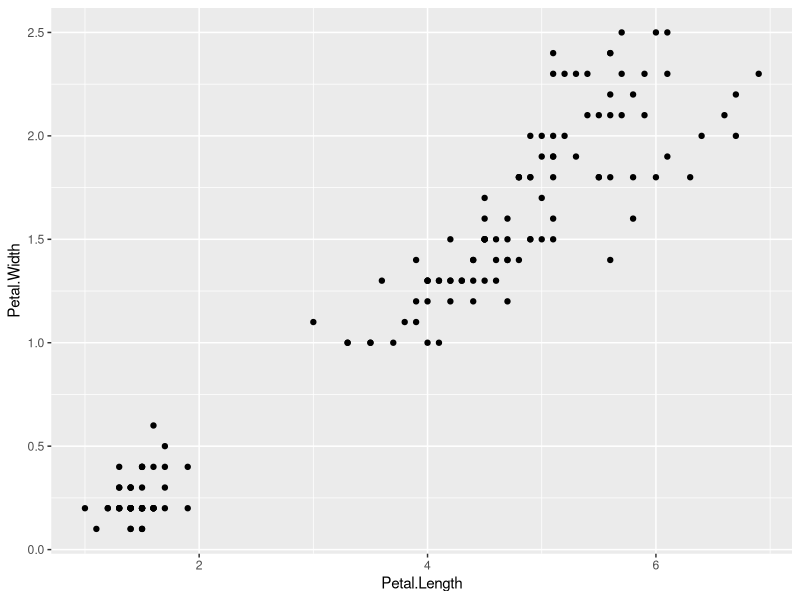
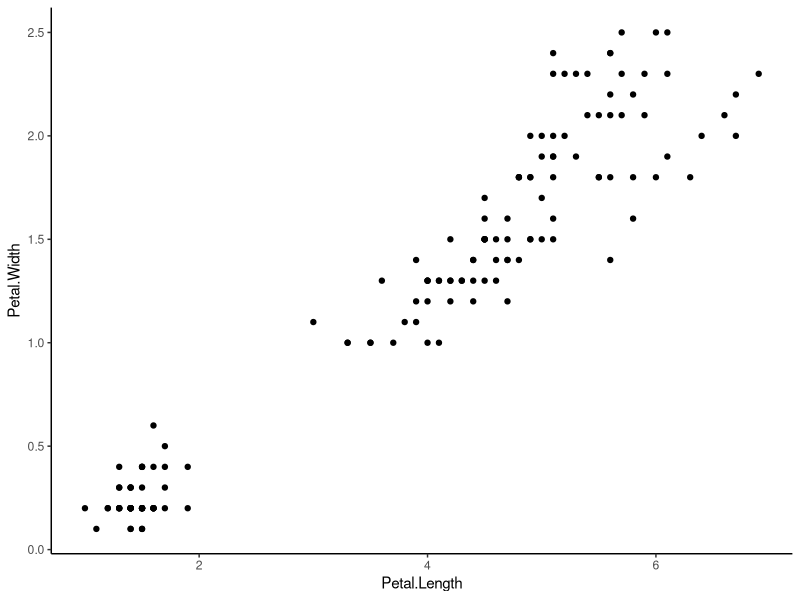

Recreate these plots in R, in order. (Note: this script raises an error after producing the figures.)
## ---- chunk 1
library(knitr)
options(repos="http://cran.rstudio.com/")
pkgs <- c("dplyr","ggplot2")
x<-lapply(pkgs, library, character.only = TRUE)
opts_chunk$set(tidy=T, root.dir = ".")
## ---- chunk 2
petal_l_w <- ggplot(iris, aes(x=Petal.Length, y=Petal.Width)) +
  geom_point()
petal_l_w
## ---- chunk 3
petal_l_w <- petal_l_w + 
  theme_classic()
petal_l_w
## ---- chunk 4
library(dplyr) # For some basic data massaging
library(tidyr) # Also for some basic data massaging
library(ggplot2) # For the plots
## ---- chunk 5
nla12_bar_mean <- nla12 %>%
  group_by(FW_ECO9) %>%
  summarize(nitrogen = mean(log1p(NTL_RESULT)),
            phosphorus = mean(log1p(PTL_RESULT))) %>%
  gather("variable", "mean", 2:3)

nla12_bar_se <- nla12 %>%
  group_by(FW_ECO9) %>%
  summarize(nitrogen = sd(log1p(NTL_RESULT))/sqrt(length(NTL_RESULT)),
            phosphorus = sd(log1p(PTL_RESULT))/sqrt(length(PTL_RESULT))) %>%
  gather("variable", "std_error", 2:3)

nla12_bar_data <- full_join(nla12_bar_mean, nla12_bar_se)
nla12_bar_data
## ---- chunk 6
nla12_bar <- ggplot(nla12_bar_data,aes(x = FW_ECO9, y = mean, fill = variable)) +
  geom_bar(stat = "identity", position = position_dodge()) +
  geom_errorbar(aes(ymin=mean-std_error, ymax=mean+std_error),
                  width=.2,                    # Width of the error bars
                  position=position_dodge(.9))

nla12_bar
## ---- chunk 7
library(forcats)
# First create a character vector of levels in the proper order
eco9_ord <- nla12_bar_data %>%
  filter(variable == "phosphorus") %>%
  arrange(desc(mean)) %>%
  .$FW_ECO9

nla12_bar_data <- nla12_bar_data %>%
  mutate(desc_ecoregion = fct_relevel(FW_ECO9,eco9_ord))
## ---- chunk 8
nla12_bar <- ggplot(nla12_bar_data,aes(x = desc_ecoregion, y = mean, fill = variable)) +
  geom_bar(stat = "identity", position = position_dodge()) +
  geom_errorbar(aes(ymin=mean-std_error, ymax=mean+std_error),
                  width=.2,                    # Width of the error bars
                  position=position_dodge(.9))

nla12_bar
## ---- chunk 9
nla12_bar <- ggplot(nla12_bar_data,aes(x = desc_ecoregion, y = mean, fill = fct_relevel(variable,"phosphorus" ,"nitrogen")))+
  geom_bar(stat = "identity", position = position_dodge()) +
  geom_errorbar(aes(ymin=mean-std_error, ymax=mean+std_error),
                  width=.2,                    # Width of the error bars
                  position=position_dodge(.9))

nla12_bar
## ---- chunk 10
library(viridis)
nla12_bar <- nla12_bar +
  scale_fill_viridis(discrete=TRUE)

nla12_bar
## ---- chunk 11
nla12_bar <- nla12_bar +
  guides(fill = guide_legend(title = "Nutrients"))

nla12_bar
## ---- chunk 12
nla12_bar <- nla12_bar +
   labs(x = "Mean Concentration", y = "Ecoregions")+
   theme(text = element_text(family="serif"),
         panel.background = element_blank(), panel.grid = element_blank(), 
         panel.border = element_rect(fill = NA), 
         plot.title  = element_text(family="sans",size=12,face="bold",vjust=1.1),
         legend.position = c(0.85,0.85), legend.key = element_rect(fill = 'white'),
         legend.text = element_text(family="sans",size=15), 
         legend.title = element_text(family="sans",size=11),
         axis.title.x = element_text(family="sans",vjust = -0.5, size = 12),
         axis.title.y = element_text(family="sans",vjust = 1.5, size = 12),
         axis.text.x = element_text(family="sans",size = 11),
         axis.text.y = element_text(family="sans",size = 11))
nla12_bar
## ---- chunk 13
nla12_bar + 
  theme_bw()

nla12_bar +
  theme_classic()

nla12_bar +
  theme_minimal()
## ---- chunk 14
library(readxl)
core <- readxl::read_excel("profile.xlsx",skip = 1)
core
## ---- chunk 15
ggprofile <- ggplot(core,aes(x = Pb, y = TOP)) +
  geom_point(color = "#5b9bd5") +
  geom_path(color = "#5b9bd5")
ggprofile
## ---- chunk 16
x_brks <- seq(0, 100, by = 25)
x_minor_brks <- seq(0, 100, by = 5)
ggprofile <- ggprofile +
  scale_x_continuous(position = "top", 
                     breaks = x_brks,
                     minor_breaks = x_minor_brks,
                     limits = c(0,100),
                     expand = c(0, 0))
ggprofile
## ---- chunk 17
y_brks <- seq(0, 25, by = 5)
y_minor_brks <- seq(0, 25)
ggprofile <- ggprofile +
  scale_y_continuous(trans = "reverse",
                     breaks = y_brks,
                     minor_breaks = y_minor_brks,
                     limits = c(25, 0), #it's in reverse order
                     expand = c(0, 0)) 
ggprofile
## ---- chunk 18
ggprofile <- ggprofile + 
  labs(x = "ug Pb/g dry sediment",
       y = "Depth (cm)") +
  annotate("text", x = 10, y = 2.5, label = "GB", fontface = "bold", size = 9) +
  theme(text = element_text(family="Calibri"),
        panel.background = element_blank(), 
        panel.grid = element_blank(),
        axis.line = element_line(size = 0.75),
        axis.ticks = element_line(size = 0.75),
        axis.ticks.length = unit(0.05, "in"),
        axis.text = element_text(face = "bold"))
ggprofile
## ---- chunk 19
x_brks <- seq(0, 100, by = 5)
x_tick_labels <- x_brks
x_tick_labels[0 != x_tick_labels %% 25] <- ""
y_brks <- 25:0
y_tick_labels <- y_brks
y_tick_labels[0 != y_tick_labels %% 5] <- ""
ggprofile <- ggplot(core,aes(x = Pb, y = TOP)) +
  geom_point(color = "#5b9bd5") +
  geom_path(color = "#5b9bd5") +
  scale_x_continuous(position = "top", 
                     limits = c(0,100),
                     expand = c(0, 0), 
                     breaks = x_brks,
                     labels = x_tick_labels) +
  scale_y_continuous(trans = "reverse",
                     limits = c(25, 0),
                     expand = c(0, 0),
                     breaks = y_brks,
                     labels = y_tick_labels) +
  labs(x = expression(paste(mu,"g Pb/g dry sediment", sep="")),
       y = "Depth (cm)") + 
  annotate("text", x = 10, y = 2.5, label = "GB", fontface = "bold", size = 9) +
  theme(text = element_text(family="Calibri"),
        panel.background = element_blank(), 
        panel.grid = element_blank(),
        axis.line = element_line(size = 0.75),
        axis.ticks = element_line(size = 0.75),
        axis.ticks.length = unit(0.05, "in"), 
        axis.text = element_text(face = "bold"),
        axis.title = element_text(face = "bold", size = 12))
ggprofile
## ---- chunk 20
new_core <- core
new_core$STATION <- "NEW"
core <- rbind(core, new_core)
## ---- chunk 21
prof_plot <- function(df, label){
  x_brks <- seq(0, 100, by = 5)
x_tick_labels <- x_brks
x_tick_labels[0 != x_tick_labels %% 25] <- ""
y_brks <- 25:0
y_tick_labels <- y_brks
y_tick_labels[0 != y_tick_labels %% 5] <- ""
ggprofile <- ggplot(df,aes(x = Pb, y = TOP)) +
  geom_point(color = "#5b9bd5") +
  geom_path(color = "#5b9bd5") +
  scale_x_continuous(position = "top", 
                     limits = c(0,100),
                     expand = c(0, 0), 
                     breaks = x_brks,
                     labels = x_tick_labels) +
  scale_y_continuous(trans = "reverse",
                     limits = c(25, 0),
                     expand = c(0, 0),
                     breaks = y_brks,
                     labels = y_tick_labels) +
  labs(x = expression(paste(mu,"g Pb/g dry sediment", sep="")),
       y = "Depth (cm)") + 
  annotate("text", x = 10, y = 2.5, label = label, fontface = "bold", size = 9) +
  theme(text = element_text(family="Calibri"),
        panel.background = element_blank(), 
        panel.grid = element_blank(),
        axis.line = element_line(size = 0.75),
        axis.ticks = element_line(size = 0.75),
        axis.ticks.length = unit(0.05, "in"), 
        axis.text = element_text(face = "bold"),
        axis.title = element_text(face = "bold", size = 12))
return(ggprofile)
}
## ---- chunk 22
for (i in unique(core$STATION)){
core_sub <- core %>%
  filter(STATION == i)
plt <- prof_plot(core_sub,i)
ggsave(file = paste0(i,"_profile.jpg"), plot = plt, 
       height = 5, width = 5, dpi = 300)
}
